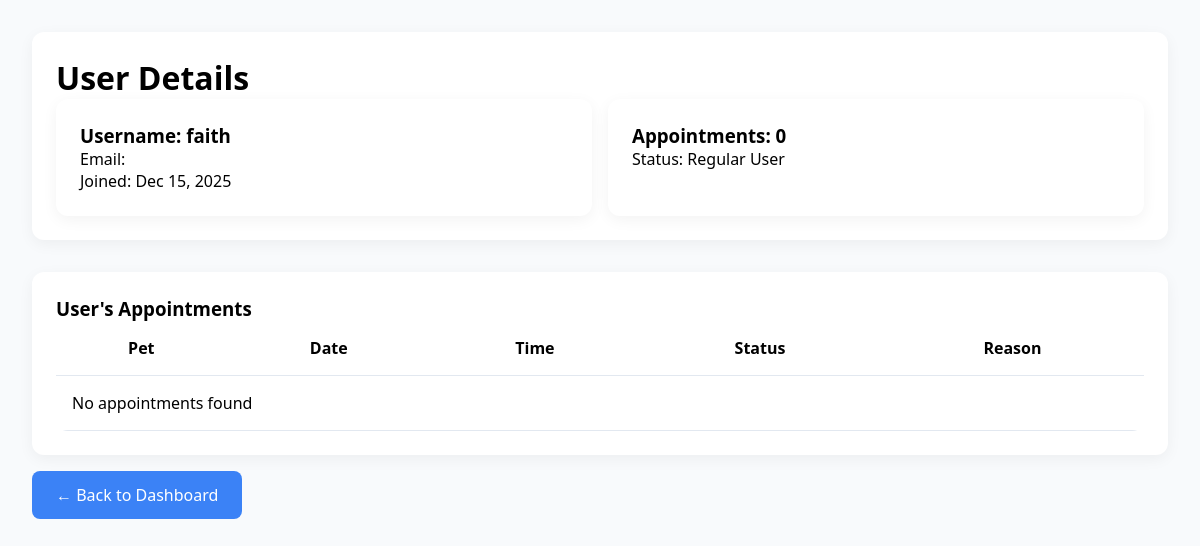
Before: /panel/user/7/ (signed in) with the older database file.
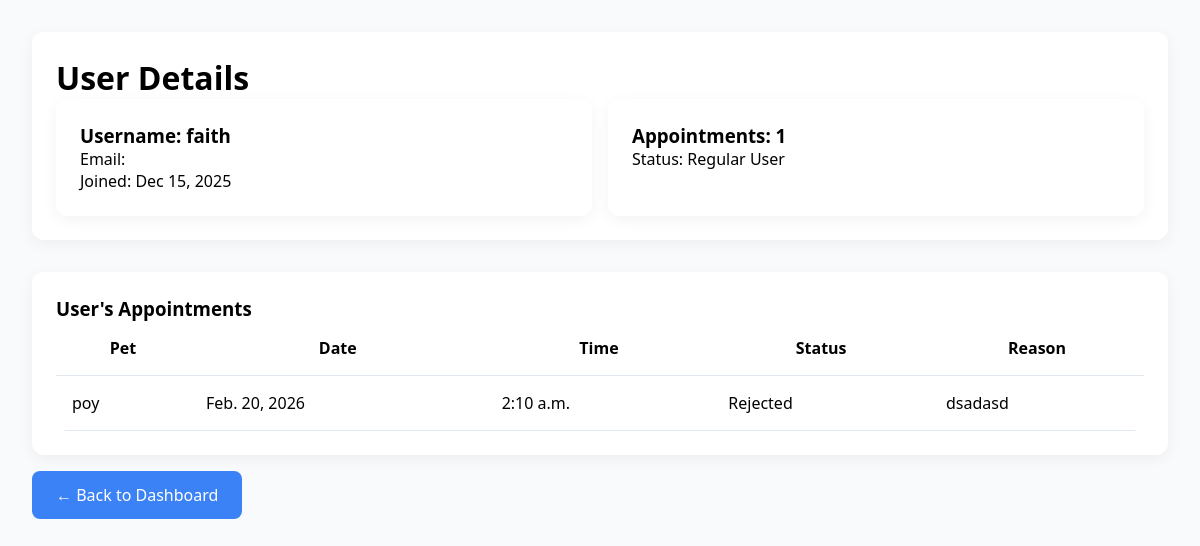
After: the same page with the newer database file.
### appointments/models.py (models this page shows, shortened)
class Appointment(models.Model):
    STATUS_CHOICES = [
        ('pending', 'Pending'),
        ('approved', 'Approved'),
        ('rejected', 'Rejected'),
        ('completed', 'Completed'),
        ('cancelled', 'Cancelled'),
    ]
    user = models.ForeignKey(User, on_delete=models.CASCADE)
    pet_name = models.CharField(max_length=100)
    species = models.CharField(max_length=100)
    appointment_date = models.DateField()
    appointment_time = models.TimeField()
    reason = models.TextField()
    status = models.CharField(max_length=20, choices=STATUS_CHOICES, default='pending')
    created_at = models.DateTimeField(auto_now_add=True)
    updated_at = models.DateTimeField(auto_now=True)
    notes = models.TextField(blank=True, null=True)  # For admin notes
    class Meta:
        ordering = ['-appointment_date', '-appointment_time']

### appointments/views.py (the view)
# urls.py: path('panel/user/<int:user_id>/', views.admin_view_user, name='admin_view_user'),
@login_required
def admin_view_user(request, user_id):
    if not request.user.is_superuser:
        messages.error(request, "Admin privileges required.")
        return redirect('dashboard')
    user = get_object_or_404(User, pk=user_id)
    user_appointments = Appointment.objects.filter(user=user).order_by('-appointment_date')
    context = {
        'view_user': user,
        'user_appointments': user_appointments,
        'appointment_count': user_appointments.count(),
    }
    return render(request, 'appointments/admin_view_user.html', context)

### appointments/templates/appointments/admin_view_user.html (shortened to what this page needs)
<!DOCTYPE html>
<html lang="en">
<head>
</head>
<body>
    <div class="container">
        <div class="header">
            <h1> User Details</h1>
            <div class="user-info">
                <div class="info-card">
                    <h3>Username: {{ view_user.username }}</h3>
                    <p>Email: {{ view_user.email }}</p>
                    <p>Joined: {{ view_user.date_joined|date:"M d, Y" }}</p>
                </div>
                <div class="info-card">
                    <h3>Appointments: {{ appointment_count }}</h3>
                    <p>Status: {% if view_user.is_superuser %}Admin{% else %}Regular User{% endif %}</p>
                </div>
            </div>
        </div>
        <div class="info-card">
            <h3>User's Appointments</h3>
            <table class="table">
                <thead>
                    <tr>
                        <th>Pet</th>
                        <th>Date</th>
                        <th>Time</th>
                        <th>Status</th>
                        <th>Reason</th>
                    </tr>
                </thead>
                <tbody>
                    {% for app in user_appointments %}
                    <tr>
                        <td>{{ app.pet_name }}</td>
                        <td>{{ app.appointment_date }}</td>
                        <td>{{ app.appointment_time }}</td>
                        <td><span class="status-badge status-{{ app.status }}">{{ app.get_status_display }}</span></td>
                        <td>{{ app.reason|truncatechars:50 }}</td>
                    </tr>
                    {% empty %}
                    <tr><td colspan="5">No appointments found</td></tr>
                    {% endfor %}
                </tbody>
            </table>
        </div>
        <a href="{% url 'admin_dashboard' %}" class="back-btn">← Back to Dashboard</a>
    </div>
</body>
</html>

Changed rows visible on the page:
added Appointment: pet_name "poy", appointment_date "Feb. 20, 2026", appointment_time "2:10 a.m.", status "Rejected", reason "dsadasd"
Other visible differences:
{{ appointment_count }}: "0" → "1"
text no longer shown: "No appointments found"
